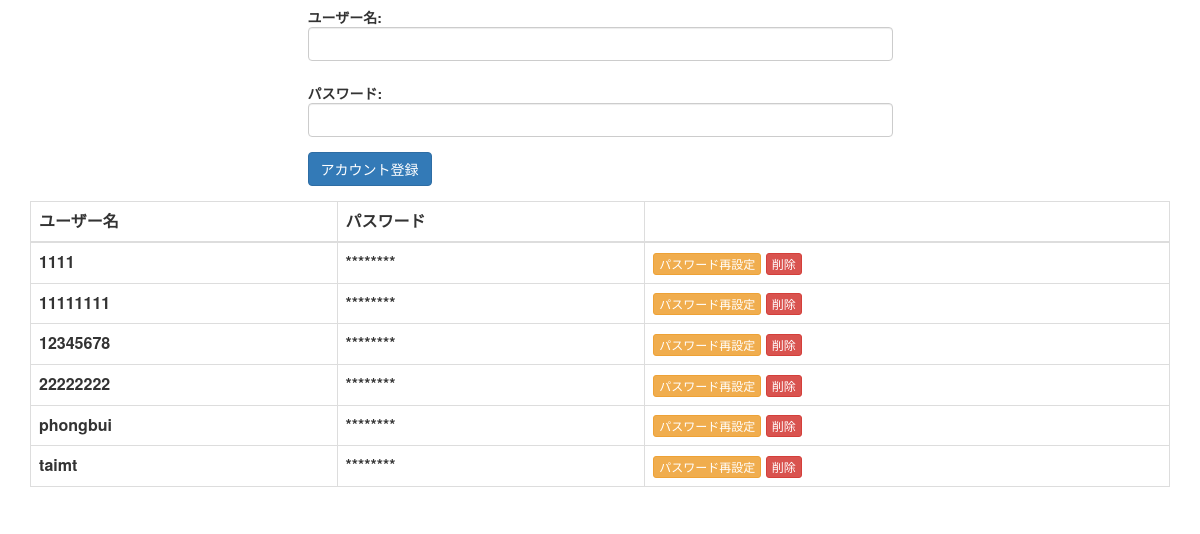
Screenshot of /Admin/index.php with the database file from the repository.
### tables this page shows
CREATE TABLE `users` (
  `id` int(11) UNSIGNED NOT NULL,
  `username` varchar(20) NOT NULL DEFAULT '',
  `password` varchar(250) NOT NULL DEFAULT '',
  `type` tinyint(1) DEFAULT NULL COMMENT '0: normal user, -1: administrator',
  `status` tinyint(1) DEFAULT NULL COMMENT '1: active, 0: not active, -1: deleted'
);

### Library/DBHelper.php (called while the page is built, shortened)
<?php
class DBHelper {
    private static $_instance;
    public static function getInstance() {
        if(!self::$_instance) {
            self::$_instance = new self();
        }
        return self::$_instance;
    }
    public function __construct()
    {
        $this->conn = new \mysqli(Config::$dbHost, Config::$dbUser, Config::$dbPass, Config::$dbName);
    }
    public static function getArrayRow($field = '', $table = '', $cond='', $limit = '', $order = '')
    {
        $db = self::getInstance();
        $sql = 'SELECT ' . $field . ' FROM ' . $db->dbPrefix . $table;
        if($cond)
            $sql .= ' WHERE ' . $cond;
        if (!empty($order)) {
            $sql .= ' ORDER BY ' . $order;
        }
        $result = $db->conn->query($sql);
        if($result){
            $data = array();
            while($row = $result->fetch_assoc()){
                $data[] = $row;
            }
            return $data;
        }
        return false;
    }
}

### Admin/index.php (the view, shortened to what this page needs)
<?php
spl_autoload_register(function ($class_name) {
    $class_name = str_replace('\\', DIRECTORY_SEPARATOR, $class_name);
});
$app = new \Admin\App();
if (isset($_GET['action']) && !empty($_GET['action'])) {
    if (method_exists($app, $_GET['action'])) {
        $action = trim($_GET['action']);
        echo $app->{$action}();
    } else {
        echo 'method not exist';
    }
} else {
    $users = \Library\DBHelper::getArrayRow('*', 'users', 'status = 1', '', 'username');
    ?>
    <html>
        <head>
            <link href="https://cdnjs.cloudflare.com/ajax/libs/font-awesome/4.6.3/css/font-awesome.css.map" rel="stylesheet" type="text/css"/>
            <link href="assets/bootstrap/css/bootstrap.min.css" rel="stylesheet" type="text/css">
            <link href="assets/jquery-ui/jquery-ui.min.css" rel="stylesheet" type="text/css">
        </head>
        <body>
            <div class="container">
                <div class="row">
                    <div class="col-md-6 col-md-offset-3">
                        <form class="form-horizontal" method="post" action="">
                            <div class="form-group">
                                <label class="control-label">ユーザー名:</label>
                                <input type="text" name="username" class="form-control"/>
                            </div>
                            <div class="form-group">
                                <label class="control-label">パスワード:</label>
                                <input type="password" name="password" class="form-control"/>
                            </div>
                            <div class="form-group">
                                <button class="btn btn-primary">アカウント登録</button>
                            </div>
                        </form>
                    </div>
                </div>
                <div class="row">
                    <div class="col-md-12">
                        <table class="table-bordered table list-user">
                            <thead>
                                <tr>
                                    <th>ユーザー名</th>
                                    <th>パスワード</th>
                                    <th></th>
                                </tr>
                            </thead>
                            <tbody>
                            <?php if ($users) :?>
                                <?php foreach ($users as $user) : ?>
                                <tr>
                                    <th><?php echo $user['username'];?></th>
                                    <th>********</th>
                                    <th>
                                        <a href="javascript:" class="btn btn-xs btn-warning btn-edit" data-id="<?php echo $user['id'];?>" data-toggle="modal" data-target="#resetPasswordModal">パスワード再設定</a>
                                        <a href="javascript:" class="btn btn-xs btn-danger delete-btn" data-id="<?php echo $user['id'];?>">削除</a>
                                    </th>
                                </tr>
                                <?php endforeach; ?>
                            <?php endif; ?>
                            </tbody>
                        </table>
                    </div>
                </div>
            </div>
        </body>
    </html>
<?php } ?>

### rows the page displays
users: username "1111"
users: username "11111111"
users: username "12345678"
users: username "22222222"
users: username "phongbui"
users: username "taimt"
